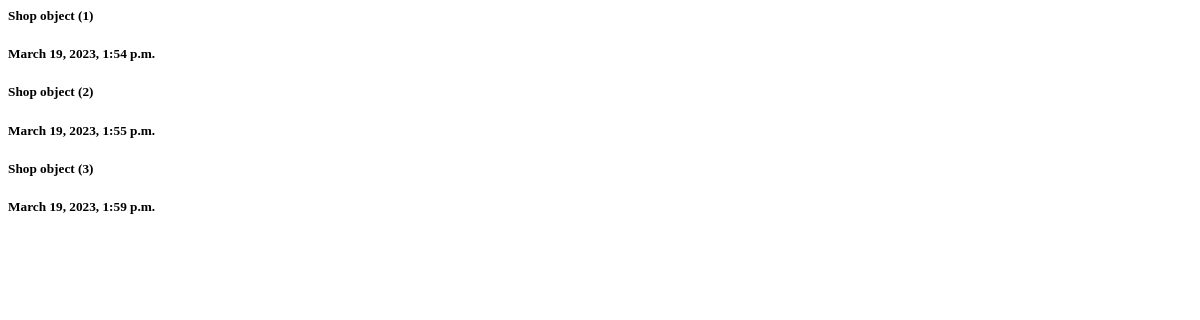
The app's page /order/order/, older data.
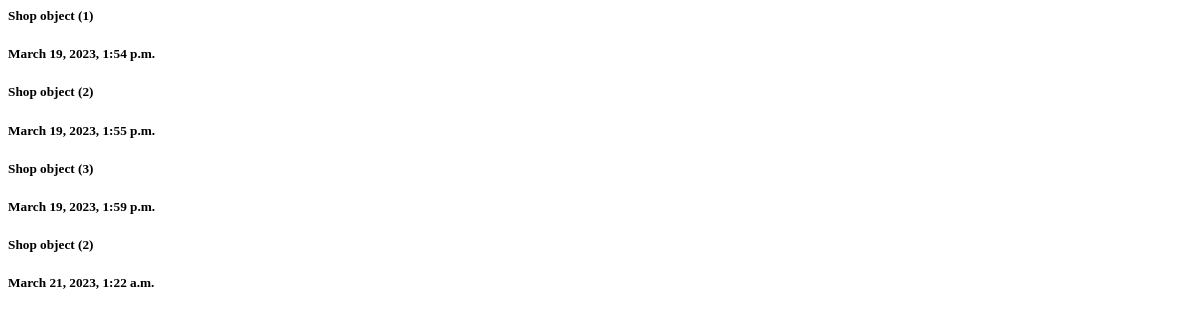
The same page, newer data.
### order/models.py (models this page shows)
class Order(models.Model):
    shop = models.ForeignKey(Shop, on_delete=models.CASCADE)
    order_date = models.DateTimeField('date_ordered')
    address = models.CharField(max_length=40)
    estimated_time = models.IntegerField(default=-1)
    deliver_finish = models.BooleanField(default=0)

class Shop(models.Model):
    shop_name = models.CharField(max_length=20)
    shop_address = models.CharField(max_length=40)

### order/views.py (the view)
# urls.py: path('order/', views.order, name="order"),
@csrf_exempt
def order(request):
    if request.method == 'POST':
        address = request.POST['address']
        shop = request.POST['shop']
        order_date = timezone.now()
        food_list = request.POST.getlist('menu')
        shop_item = Shop.objects.get(pk=int(shop))
        shop_item.order_set.create(address= address, order_date=order_date, shop=int(shop))
        order_item = Order.objects.get(pk = shop_item.order_set.latest('id').id)
        for food in food_list:
            order_item.orderfood_set.create(food_name = food)
        return render(request, 'order/success.html')
    elif request.method == 'GET':
        order_list = Order.objects.all()
        return render(request, 'order/order_list.html', {'order_list': order_list})

### order/templates/order/order_list.html
{% for order in order_list %}
    <h5>{{ order.shop}}</h5>
    <h5>{{ order.order_date}}</h5>
{% endfor %}

Row changes from the older to the newer data that the page shows:
added Order: shop "Shop object (2)", order_date "March 21, 2023, 1:22 a.m."
